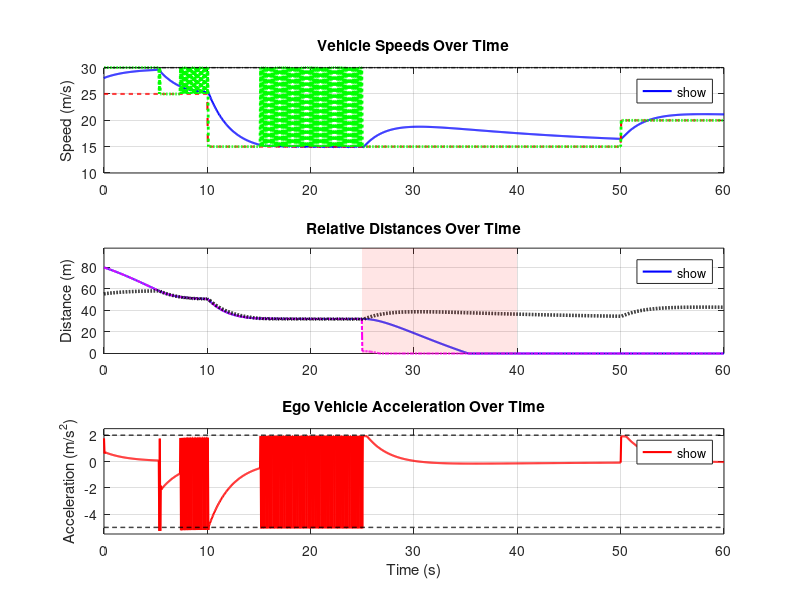

Reproduce this figure in MATLAB. (Note: this script raises an error after producing the figure.)
%% Adaptive Cruise Control Simulation Script
% Author: [Your Name/Group]
% Date: [Current Date]
% Description:
% Simulates an ACC system with PID speed control, adaptive distance keeping,
% basic vehicle dynamics, and simulated sensor spoofing attacks.
% This script performs a discrete-time simulation in MATLAB.
% *** REQUIRES PARAMETER TUNING FOR REALISTIC BEHAVIOR ***

clear; % Clear variables from previous runs
clc;   % Clear the command window
close all; % Close all figures

fprintf('Starting ACC Simulation Script...\n');

% ==========================================================================
% SECTION 1: SIMULATION PARAMETERS
% ==========================================================================
T_sim = 60;         % Total simulation time (seconds)
dt = 0.05;          % Simulation time step (seconds)
                    % Smaller dt -> more accuracy, slower simulation
t = 0:dt:T_sim;     % Time vector for simulation steps

% ==========================================================================
% SECTION 2: VEHICLE PARAMETERS (Ego Vehicle - *** TUNE THESE ***)
% ==========================================================================
m = 1500;           % Ego vehicle mass (kg)
Cd = 0.3;           % Aerodynamic drag coefficient (unitless)
A = 2.5;            % Vehicle frontal area (m^2)
rho = 1.2;          % Air density (kg/m^3)
g = 9.81;           % Acceleration due to gravity (m/s^2)
                    % (Used for rolling resistance/gradient if added)

% --- Control & Physical Limits ---
a_max = 2.0;        % Maximum comfortable/engine acceleration (m/s^2)
a_min = -5.0;       % Maximum comfortable/braking deceleration (m/s^2) - Must be negative
F_max = m * a_max;  % Max engine/motor force (N) - Simplified relationship
F_min = m * a_min;  % Max braking force (N) - Simplified relationship
v_max_limit = 40;   % Absolute maximum speed allowed for the vehicle (m/s) (~144 km/h)

% ==========================================================================
% SECTION 3: ACC CONTROLLER PARAMETERS (*** TUNE THESE ***)
% ==========================================================================
v_set = 30;         % Driver's desired cruising speed (m/s) (~108 km/h)
T_gap = 1.8;        % Desired safe time gap to maintain behind lead vehicle (s)
d_min = 5;          % Minimum absolute safety distance cushion (m)

% ==========================================================================
% SECTION 4: PID SPEED CONTROLLER GAINS (*** CRITICAL TUNING REQUIRED ***)
% ==========================================================================
% These gains determine how the controller responds to speed errors.
% Tuning process often involves adjusting Kp first, then Ki, then Kd.
Kp = 800;           % Proportional gain (Units: N / (m/s)) - Affects reaction speed
Ki = 40;            % Integral gain (Units: N / (m/s*s)) - Affects steady-state error elimination
Kd = 150;           % Derivative gain (Units: N / (m/s^2)) - Affects damping and overshoot

% ==========================================================================
% SECTION 5: LEAD VEHICLE BEHAVIOR (Define Scenario)
% ==========================================================================
d_lead_initial_offset = 80; % Initial distance of lead vehicle ahead of ego vehicle (m)
v_lead = zeros(size(t));    % Pre-allocate lead vehicle speed array for efficiency

% --- Define Lead Vehicle Speed Profile Over Time ---
v_lead(t <= 10) = 25;               % Scenario Part 1: Constant speed (25 m/s)
v_lead(t > 10 & t <= 30) = 15;      % Scenario Part 2: Slows down (to 15 m/s)
v_lead(t > 30 & t <= 50) = 15;      % Scenario Part 3: Maintains lower speed
v_lead(t > 50) = 20;                % Scenario Part 4: Speeds up slightly (to 20 m/s)

% --- Calculate Lead Vehicle Position Over Time ---
% Assuming ego vehicle starts at position 0.
pos_lead = zeros(size(t));
pos_lead(1) = d_lead_initial_offset; % Initial position relative to origin
for k_lead = 1:length(t)-1
    pos_lead(k_lead+1) = pos_lead(k_lead) + v_lead(k_lead) * dt;
end

% ==========================================================================
% SECTION 6: SENSOR SPOOFING ATTACK PARAMETERS (Configure Scenario)
% ==========================================================================
enable_spoofing = true; % SET TO 'false' TO DISABLE ATTACK SIMULATION
attack_start_time = 25; % Time the simulated attack begins (s)
attack_end_time = 40;   % Time the simulated attack ends (s)

% --- Type of Spoofing ---
% 'offset': Adds a fixed value to the true distance.
% 'scale': Multiplies the true distance by a factor.
% (Could add 'noise', 'stuck', 'replay' types for more advanced simulation)
spoofing_type = 'offset';

% --- Spoofing Value ---
% For 'offset': The distance offset in meters (e.g., -30 means sensor reports 30m closer).
% For 'scale': The scaling factor (e.g., 0.5 means sensor reports half the actual distance).
spoofing_value = -30;

% ==========================================================================
% SECTION 7: INITIALIZATION (State Variables and Log Arrays)
% ==========================================================================
% Pre-allocate arrays to store simulation results for speed and efficiency
n_steps = length(t);
v_ego       = zeros(n_steps, 1); % Ego vehicle speed (m/s)
pos_ego     = zeros(n_steps, 1); % Ego vehicle position (m)
a_ego       = zeros(n_steps, 1); % Ego vehicle actual acceleration (m/s^2)
d_rel       = zeros(n_steps, 1); % Actual relative distance (m)
d_sensed    = zeros(n_steps, 1); % Sensed relative distance (potentially spoofed) (m)
d_safe      = zeros(n_steps, 1); % Calculated safe following distance (m)
v_target    = zeros(n_steps, 1); % Target speed for PID controller (m/s)
speed_error = zeros(n_steps, 1); % Speed error (v_target - v_ego)
F_control   = zeros(n_steps, 1); % Force calculated by PID controller (N)

% --- Set Initial Conditions for the Ego Vehicle ---
v_ego(1)    = 28.0; % Example: Start slightly below set speed
pos_ego(1)  = 0.0;  % Start at origin
d_rel(1)    = pos_lead(1) - pos_ego(1); % Initial actual distance
d_sensed(1) = d_rel(1); % Initially, sensed distance equals actual distance
v_target(1) = v_set;    % Initially, target the driver's set speed
d_safe(1)   = d_min + T_gap * v_ego(1); % Initial safe distance calculation

% --- PID Controller Internal State Variables ---
integral_error = 0.0;   % Accumulator for the integral term
previous_error = 0.0;   % Speed error from the previous time step (for derivative term)

% --- Display Configuration Summary ---
fprintf('Simulation Setup:\n');
fprintf(' Time: Total=%.1fs, Step=%.3fs\n', T_sim, dt);
fprintf(' Ego Vehicle: Mass=%.0fkg, Max Accel=%.1fm/s^2, Max Decel=%.1fm/s^2\n', m, a_max, a_min);
fprintf(' ACC Params: Set Speed=%.1fm/s, Time Gap=%.1fs, Min Distance=%.1fm\n', v_set, T_gap, d_min);
fprintf(' PID Gains: Kp=%.1f, Ki=%.1f, Kd=%.1f\n', Kp, Ki, Kd);
if enable_spoofing
    fprintf(' Spoofing: ENABLED, Type=%s, Value=%.1f, Time=[%.1fs, %.1fs]\n', ...
            spoofing_type, spoofing_value, attack_start_time, attack_end_time);
else
    fprintf(' Spoofing: DISABLED\n');
end
fprintf('Initialization complete. Starting simulation loop (%d steps)...\n', n_steps);

% ==========================================================================
% SECTION 8: SIMULATION LOOP
% ==========================================================================
tic; % Start timer to measure simulation duration
for k = 1:n_steps-1 % Loop from the first step to the second-to-last step

    % --- 8.1: Calculate Actual Relative Distance ---
    d_rel(k) = pos_lead(k) - pos_ego(k);
    % Prevent distance from becoming negative if a simulated collision occurs
    if d_rel(k) < 0
        d_rel(k) = 0;
    end

    % --- 8.2: Sensor Model & Spoofing Injection ---
    % Start with ideal sensor reading (actual distance)
    current_d_sensed = d_rel(k);
    % Optional: Add sensor noise here
    % current_d_sensed = current_d_sensed + randn() * sensor_noise_std_dev;

    % Apply spoofing if enabled and within the attack time window
    if enable_spoofing && (t(k) >= attack_start_time) && (t(k) < attack_end_time)
        switch spoofing_type
            case 'offset'
                current_d_sensed = current_d_sensed + spoofing_value;
            case 'scale'
                current_d_sensed = current_d_sensed * spoofing_value;
            % Add cases for other spoofing types if implemented
        end
        % Ensure sensed distance doesn't become negative due to spoofing
        current_d_sensed = max(0, current_d_sensed);
    end
    d_sensed(k) = current_d_sensed; % Log the sensed distance

    % --- 8.3: Adaptive Logic - Determine Target Speed ---
    % Calculate the desired safe following distance based on current ego speed
    d_safe(k) = d_min + T_gap * v_ego(k);
    % Ensure calculated safe distance is at least the minimum cushion
    d_safe(k) = max(d_min, d_safe(k));

    % Compare sensed distance to safe distance to decide control mode
    if d_sensed(k) < d_safe(k)
        % Condition: Following distance is (or appears to be) unsafe (too close)
        % Control Strategy: Target the lead vehicle's current speed.
        % (More sophisticated strategies could aim for a speed that restores
        % the safe distance gap over time, or factor in relative speed).
        v_target(k) = v_lead(k);
    else
        % Condition: Following distance is safe.
        % Control Strategy: Target the driver's set cruising speed.
        v_target(k) = v_set;
    end

    % --- Clamp the target speed ---
    % Ensure target speed is not negative and does not exceed the vehicle's max limit
    v_target(k) = max(0, min(v_target(k), v_max_limit));

    % --- 8.4: PID Speed Controller Calculation ---
    % Calculate the current speed error
    speed_error(k) = v_target(k) - v_ego(k);

    % Calculate Integral Term (Accumulated Error)
    integral_error = integral_error + speed_error(k) * dt;
    % Optional: Implement anti-windup logic for the integral term here.
    % A simple method is to clamp the integral term itself, or freeze it
    % if the controller output is already saturated.
    % Example Clamp: max_integral = F_max / Ki; integral_error = max(min(integral_error, max_integral), -max_integral);

    % Calculate Derivative Term (Rate of Change of Error)
    % Uses the difference between current error and previous step's error
    derivative_error = (speed_error(k) - previous_error) / dt;
    previous_error = speed_error(k); % Store current error for the next step's derivative calculation

    % Calculate PID Control Output (Desired Force)
    F_control(k) = Kp * speed_error(k) + Ki * integral_error + Kd * derivative_error;

    % --- Apply Control Force Limits (Saturation) ---
    % Ensure the calculated force is within the vehicle's physical capabilities
    F_control(k) = max(min(F_control(k), F_max), F_min);

    % --- 8.5: Vehicle Dynamics Update ---
    % Calculate forces resisting motion (simplified)
    F_drag = 0.5 * rho * Cd * A * v_ego(k)^2; % Aerodynamic drag force
    % Optional: Add Rolling Resistance Force (e.g., Frr = Crr * m * g)
    % Optional: Add Gradient Force (e.g., Fg = m * g * sin(road_angle))

    % Calculate Net Force acting on the vehicle
    F_net = F_control(k) - F_drag; % (Subtract other resistance forces if added)

    % Calculate Actual Acceleration (Newton's Second Law: a = F/m)
    a_ego(k) = F_net / m;

    % --- Integrate state variables using Euler method ---
    % Update velocity for the *next* time step (k+1)
    v_ego(k+1) = v_ego(k) + a_ego(k) * dt;

    % Apply physical speed limits for the next step
    v_ego(k+1) = max(0, min(v_ego(k+1), v_max_limit));

    % Update position for the *next* time step (k+1)
    % Using v_ego(k+1) here is slightly more accurate/stable for position in Euler integration
    pos_ego(k+1) = pos_ego(k) + v_ego(k+1) * dt;

end % End of simulation loop (for k = 1:n_steps-1)

simulation_duration = toc; % Stop timer
fprintf('Simulation loop completed in %.2f seconds.\n', simulation_duration);

% --- Fill in final values for logged arrays (for plotting consistency) ---
k = n_steps; % Index for the final time step
d_rel(k) = pos_lead(k) - pos_ego(k);
d_rel(k) = max(0, d_rel(k)); % Ensure not negative
d_sensed(k) = d_sensed(k-1); % Assume sensor reading persists
d_safe(k) = d_min + T_gap * v_ego(k);
d_safe(k) = max(d_min, d_safe(k));
v_target(k) = v_target(k-1); % Assume target persists
speed_error(k) = v_target(k) - v_ego(k);
F_control(k) = F_control(k-1); % Assume control force persists
a_ego(k) = a_ego(k-1); % Assume acceleration persists

% ==========================================================================
% SECTION 9: POST-PROCESSING - PLOTTING RESULTS
% ==========================================================================
fprintf('Plotting simulation results...\n');

figure('Name', 'ACC Simulation Results via MATLAB Script', 'Position', [50, 50, 1000, 800]); % Create a figure window

% --- Plot 1: Speeds vs. Time ---
ax1 = subplot(3, 1, 1); % Create axes in 1st row of a 3x1 grid
plot(ax1, t, v_ego, 'b-', 'LineWidth', 1.5, 'DisplayName', 'Ego Speed (v_{ego})'); hold(ax1, 'on');
plot(ax1, t, v_lead, 'r--', 'LineWidth', 1.5, 'DisplayName', 'Lead Speed (v_{lead})');
plot(ax1, t, v_target, 'g:', 'LineWidth', 2, 'DisplayName', 'Target Speed (v_{target})');
plot(ax1, t, ones(size(t))*v_set, 'k-.', 'LineWidth', 1, 'DisplayName', 'Set Speed (v_{set})');
hold(ax1, 'off');
ylabel(ax1, 'Speed (m/s)');
title(ax1, 'Vehicle Speeds Over Time');
legend(ax1, 'show', 'Location', 'best');
grid(ax1, 'on');
xlim(ax1, [0 T_sim]); % Set x-axis limits to simulation time

% --- Plot 2: Distances vs. Time ---
ax2 = subplot(3, 1, 2); % Create axes in 2nd row
plot(ax2, t, d_rel, 'b-', 'LineWidth', 1.5, 'DisplayName', 'Actual Distance (d_{rel})'); hold(ax2, 'on');
plot(ax2, t, d_sensed, 'm-.', 'LineWidth', 1.5, 'DisplayName', 'Sensed Distance (d_{sensed})');
plot(ax2, t, d_safe, 'k:', 'LineWidth', 2.5, 'DisplayName', 'Safe Distance Threshold (d_{safe})');
hold(ax2, 'off');
ylabel(ax2, 'Distance (m)');
title(ax2, 'Relative Distances Over Time');
legend(ax2, 'show', 'Location', 'best');
grid(ax2, 'on');
xlim(ax2, [0 T_sim]);
ylim(ax2, [0, max(max(d_rel), max(d_safe))*1.1 + 10]); % Adjust y-axis limit for better visibility

% --- Highlight Attack Period on Distance Plot ---
if enable_spoofing
    ylim_vals = ylim(ax2); % Get current y-axis limits
    patch(ax2, [attack_start_time attack_end_time attack_end_time attack_start_time], ...
          [ylim_vals(1) ylim_vals(1) ylim_vals(2) ylim_vals(2)], ...
          'red', 'FaceAlpha', 0.1, 'EdgeColor', 'none', 'DisplayName', 'Spoofing Attack Interval');
    fprintf(' -> Spoofing attack interval highlighted on distance plot.\n');
    legend(ax2, 'show', 'Location', 'best'); % Re-show legend to include patch
end

% --- Plot 3: Acceleration vs. Time ---
ax3 = subplot(3, 1, 3); % Create axes in 3rd row
plot(ax3, t, a_ego, 'r-', 'LineWidth', 1.5, 'DisplayName', 'Actual Acceleration (a_{ego})'); hold(ax3, 'on');
plot(ax3, t, ones(size(t))*a_max, 'k--', 'LineWidth', 1, 'DisplayName', 'Max Accel Limit');
plot(ax3, t, ones(size(t))*a_min, 'k--', 'LineWidth', 1, 'DisplayName', 'Max Decel Limit');
hold(ax3, 'off');
ylabel(ax3, 'Acceleration (m/s^2)');
xlabel(ax3, 'Time (s)'); % Add x-axis label only to the bottom plot
title(ax3, 'Ego Vehicle Acceleration Over Time');
legend(ax3, 'show', 'Location', 'best');
grid(ax3, 'on');
xlim(ax3, [0 T_sim]);
ylim(ax3, [a_min - 0.5, a_max + 0.5]); % Adjust y limits slightly beyond saturation

% --- Add Overall Figure Title ---
sgtitle('Adaptive Cruise Control Simulation Results (MATLAB Script)', 'FontSize', 14, 'FontWeight', 'bold');

fprintf('Plotting complete.\n');

% ==========================================================================
% SECTION 10: OPTIONAL - SAVE RESULTS
% ==========================================================================
% saveData = table(t', v_ego, v_lead, v_target, d_rel, d_sensed, d_safe, a_ego);
% saveData.Properties.VariableNames = {'Time_s', 'EgoSpeed_mps', 'LeadSpeed_mps', 'TargetSpeed_mps', 'ActualDist_m', 'SensedDist_m', 'SafeDist_m', 'EgoAccel_mps2'};
% filename = 'acc_simulation_results.csv';
% writetable(saveData, filename);
% fprintf('Results saved to %s\n', filename);

fprintf('Simulation Script Finished.\n');
